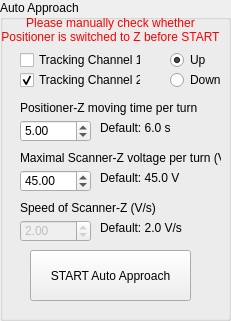
    <widget class="QGroupBox" name="groupBox_approach_auto">
     <property name="geometry">
      <rect>
       <x>850</x>
       <y>530</y>
       <width>231</width>
       <height>321</height>
      </rect>
     </property>
     <property name="title">
      <string>Auto Approach</string>
     </property>
     <widget class="QLabel" name="label_positioner_time_per_turn">
      <property name="geometry">
       <rect>
        <x>20</x>
        <y>100</y>
        <width>181</width>
        <height>16</height>
       </rect>
      </property>
      <property name="text">
       <string>Positioner-Z moving time per turn (s)</string>
      </property>
     </widget>
     <widget class="QLabel" name="label_scanner_voltage_per_turn">
      <property name="geometry">
       <rect>
        <x>20</x>
        <y>150</y>
        <width>201</width>
        <height>16</height>
       </rect>
      </property>
      <property name="text">
       <string>Maximal Scanner-Z voltage per turn (V)</string>
      </property>
     </widget>
     <widget class="QDoubleSpinBox" name="doubleSpinBox_scanner_voltage_per_turn">
      <property name="geometry">
       <rect>
        <x>20</x>
        <y>170</y>
        <width>71</width>
        <height>22</height>
       </rect>
      </property>
      <property name="maximum">
       <double>60.000000000000000</double>
      </property>
      <property name="value">
       <double>45.000000000000000</double>
      </property>
     </widget>
     <widget class="QDoubleSpinBox" name="doubleSpinBox_positioner_time_per_turn">
      <property name="geometry">
       <rect>
        <x>20</x>
        <y>120</y>
        <width>71</width>
        <height>22</height>
       </rect>
      </property>
      <property name="singleStep">
       <double>0.100000000000000</double>
      </property>
      <property name="value">
       <double>5.000000000000000</double>
      </property>
     </widget>
     <widget class="QDoubleSpinBox" name="doubleSpinBox_approach_scanner_speed">
      <property name="enabled">
       <bool>false</bool>
      </property>
      <property name="geometry">
       <rect>
        <x>20</x>
        <y>220</y>
        <width>71</width>
        <height>22</height>
       </rect>
      </property>
      <property name="singleStep">
       <double>0.010000000000000</double>
      </property>
      <property name="value">
       <double>2.000000000000000</double>
      </property>
     </widget>
     <widget class="QLabel" name="label_approach_scanner_speed">
      <property name="geometry">
       <rect>
        <x>20</x>
        <y>200</y>
        <width>201</width>
        <height>16</height>
       </rect>
      </property>
      <property name="text">
       <string>Speed of Scanner-Z (V/s)</string>
      </property>
     </widget>
     <widget class="QLabel" name="label_positioner_time_per_turn_default">
      <property name="geometry">
       <rect>
        <x>100</x>
        <y>120</y>
        <width>71</width>
        <height>16</height>
       </rect>
      </property>
      <property name="text">
       <string>Default: 6.0 s</string>
      </property>
     </widget>
     <widget class="QLabel" name="label_scanner_voltage_per_turn_default">
      <property name="geometry">
       <rect>
        <x>100</x>
        <y>170</y>
        <width>81</width>
        <height>16</height>
       </rect>
      </property>
      <property name="text">
       <string>Default: 45.0 V</string>
      </property>
     </widget>
     <widget class="QLabel" name="label_approach_scanner_speed_default">
      <property name="geometry">
       <rect>
        <x>100</x>
        <y>220</y>
        <width>91</width>
        <height>16</height>
       </rect>
      </property>
      <property name="text">
       <string>Default: 2.0 V/s</string>
      </property>
     </widget>
     <widget class="QLabel" name="label_approach_auto_notice">
      <property name="geometry">
       <rect>
        <x>0</x>
        <y>10</y>
        <width>221</width>
        <height>41</height>
       </rect>
      </property>
      <property name="text">
       <string>&lt;html&gt;&lt;head/&gt;&lt;body&gt;&lt;p align=&quot;center&quot;&gt;&lt;span style=&quot; color:#ff0000;&quot;&gt;Please manually check whether &lt;br/&gt;Positioner is switched to Z before START&lt;/span&gt;&lt;/p&gt;&lt;/body&gt;&lt;/html&gt;</string>
      </property>
     </widget>
     <widget class="QCheckBox" name="checkBox_auto_approach_tracking_ch1">
      <property name="geometry">
       <rect>
        <x>20</x>
        <y>50</y>
        <width>121</width>
        <height>20</height>
       </rect>
      </property>
      <property name="text">
       <string>Tracking Channel 1</string>
      </property>
      <property name="checked">
       <bool>false</bool>
      </property>
      <attribute name="buttonGroup">
       <string notr="true">buttonGroup_9</string>
      </attribute>
     </widget>
     <widget class="QCheckBox" name="checkBox_auto_approach_tracking_ch2">
      <property name="geometry">
       <rect>
        <x>20</x>
        <y>70</y>
        <width>121</width>
        <height>20</height>
       </rect>
      </property>
      <property name="text">
       <string>Tracking Channel 2</string>
      </property>
      <property name="checked">
       <bool>true</bool>
      </property>
      <attribute name="buttonGroup">
       <string notr="true">buttonGroup_9</string>
      </attribute>
     </widget>
     <widget class="QPushButton" name="pushButton_approach_auto_start">
      <property name="geometry">
       <rect>
        <x>30</x>
        <y>250</y>
        <width>161</width>
        <height>51</height>
       </rect>
      </property>
      <property name="text">
       <string>START Auto Approach</string>
      </property>
     </widget>
     <widget class="QRadioButton" name="radioButton_auto_approach_up">
      <property name="enabled">
       <bool>true</bool>
      </property>
      <property name="geometry">
       <rect>
        <x>170</x>
        <y>50</y>
        <width>61</width>
        <height>20</height>
       </rect>
      </property>
      <property name="text">
       <string>Up</string>
      </property>
      <property name="checked">
       <bool>true</bool>
      </property>
      <attribute name="buttonGroup">
       <string notr="true">buttonGroup_12</string>
      </attribute>
     </widget>
     <widget class="QRadioButton" name="radioButton_auto_approach_down">
      <property name="geometry">
       <rect>
        <x>170</x>
        <y>70</y>
        <width>61</width>
        <height>20</height>
       </rect>
      </property>
      <property name="text">
       <string>Down</string>
      </property>
      <property name="checked">
       <bool>false</bool>
      </property>
      <attribute name="buttonGroup">
       <string notr="true">buttonGroup_12</string>
      </attribute>
     </widget>
    </widget>
